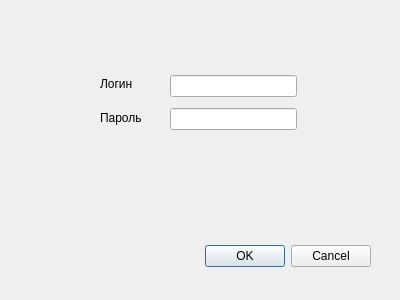
<?xml version="1.0" encoding="UTF-8"?>
<ui version="4.0">
 <class>Dialog</class>
 <widget class="QDialog" name="Dialog">
  <property name="geometry">
   <rect>
    <x>0</x>
    <y>0</y>
    <width>400</width>
    <height>300</height>
   </rect>
  </property>
  <property name="windowTitle">
   <string>Dialog</string>
  </property>
  <widget class="QDialogButtonBox" name="buttonBox">
   <property name="geometry">
    <rect>
     <x>30</x>
     <y>240</y>
     <width>341</width>
     <height>32</height>
    </rect>
   </property>
   <property name="orientation">
    <enum>Qt::Horizontal</enum>
   </property>
   <property name="standardButtons">
    <set>QDialogButtonBox::Cancel|QDialogButtonBox::Ok</set>
   </property>
  </widget>
  <widget class="QWidget" name="">
   <property name="geometry">
    <rect>
     <x>170</x>
     <y>70</y>
     <width>127</width>
     <height>65</height>
    </rect>
   </property>
   <layout class="QVBoxLayout" name="verticalLayout">
    <item>
     <widget class="QLineEdit" name="lineEdit_2"/>
    </item>
    <item>
     <widget class="QLineEdit" name="lineEdit"/>
    </item>
   </layout>
  </widget>
  <widget class="QWidget" name="">
   <property name="geometry">
    <rect>
     <x>100</x>
     <y>70</y>
     <width>71</width>
     <height>61</height>
    </rect>
   </property>
   <layout class="QVBoxLayout" name="verticalLayout_2">
    <item>
     <widget class="QLabel" name="label">
      <property name="text">
       <string>Логин</string>
      </property>
     </widget>
    </item>
    <item>
     <widget class="QLabel" name="label_2">
      <property name="text">
       <string>Пароль</string>
      </property>
     </widget>
    </item>
   </layout>
  </widget>
 </widget>
 <resources/>
 <connections>
  <connection>
   <sender>buttonBox</sender>
   <signal>accepted()</signal>
   <receiver>Dialog</receiver>
   <slot>accept()</slot>
   <hints>
    <hint type="sourcelabel">
     <x>248</x>
     <y>254</y>
    </hint>
    <hint type="destinationlabel">
     <x>157</x>
     <y>274</y>
    </hint>
   </hints>
  </connection>
  <connection>
   <sender>buttonBox</sender>
   <signal>rejected()</signal>
   <receiver>Dialog</receiver>
   <slot>reject()</slot>
   <hints>
    <hint type="sourcelabel">
     <x>316</x>
     <y>260</y>
    </hint>
    <hint type="destinationlabel">
     <x>286</x>
     <y>274</y>
    </hint>
   </hints>
  </connection>
 </connections>
</ui>
